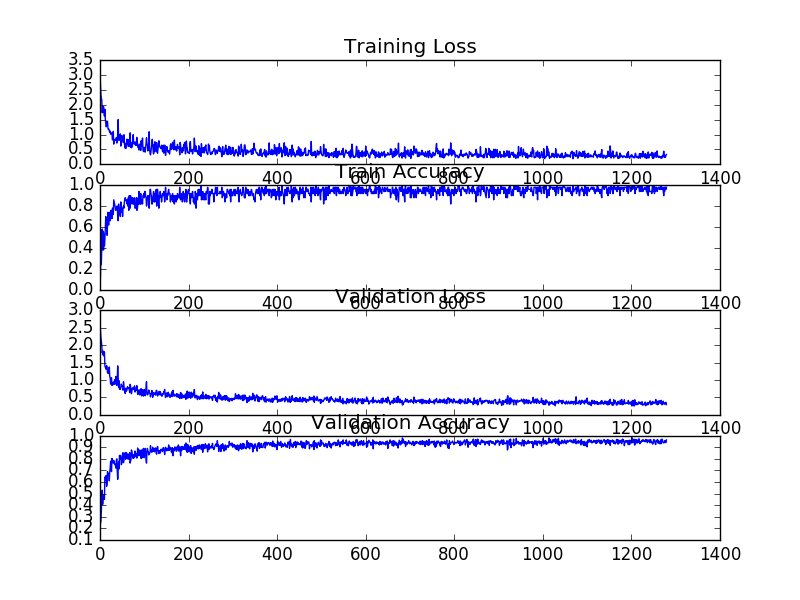

This figure's Python source:
import numpy as numpy
import matplotlib.pyplot as plt
import sys
sys.path.append('..')
from core.frame import *
from data.data_util import *
sys.path.pop(-1)


# A demonstration of using the frame to train a fully-connected
# network for mnist dataset.
# Two hidden layers, 100 activations each
# Leaky ReLu nonlinearity
# Softmax cross entropy loss criteria
# Epoch: 5; Batch size: 60


layers = [
	DenseLayer(100,scale=2e-2),
	ReLu(alpha=0.01),
	DenseLayer(100,scale=2e-2),
	ReLu(alpha=0.01),
	DenseLayer(10,scale=2e-2),
	SVM()
]

x_t, y_t = get_mnist_data('../data/mnist/mnist_train.csv',50000)
x_v, y_v = get_mnist_data('../data/mnist/mnist_test.csv',10000)

data = {
	'x_train': x_t,
	'y_train': y_t,
	'x_val':   x_v,
	'y_val':   y_v
}


args = {'learning_rate':5e-3, 'epoch':5, 'batch_size':60, 'reg':1e-2, 'debug':0}

fm = frame(layers, data, args)

train_acc, val_acc, train_loss, val_loss = fm.train(verbose=2,gap=10,val_num=500)

l = len(train_acc)
print 'Average training accuracy: %f' % (sum(train_acc) / l)
print 'Average Validation accuracy: %f' % (sum(val_acc) / l)
print 'Average training loss: %f' % (sum(train_loss) / l)
print 'Average validation loss: %f' % (sum(val_loss) / l)

plt.subplot(411)
plt.plot(range(len(train_loss)),train_loss)
plt.title('Training Loss')

plt.subplot(412)
plt.plot(range(len(train_acc)),train_acc)
plt.title('Train Accuracy')

plt.subplot(413)
plt.plot(range(len(val_loss)),val_loss)
plt.title('Validation Loss')

plt.subplot(414)
plt.plot(range(len(val_acc)),val_acc)
plt.title('Validation Accuracy')

plt.show()
